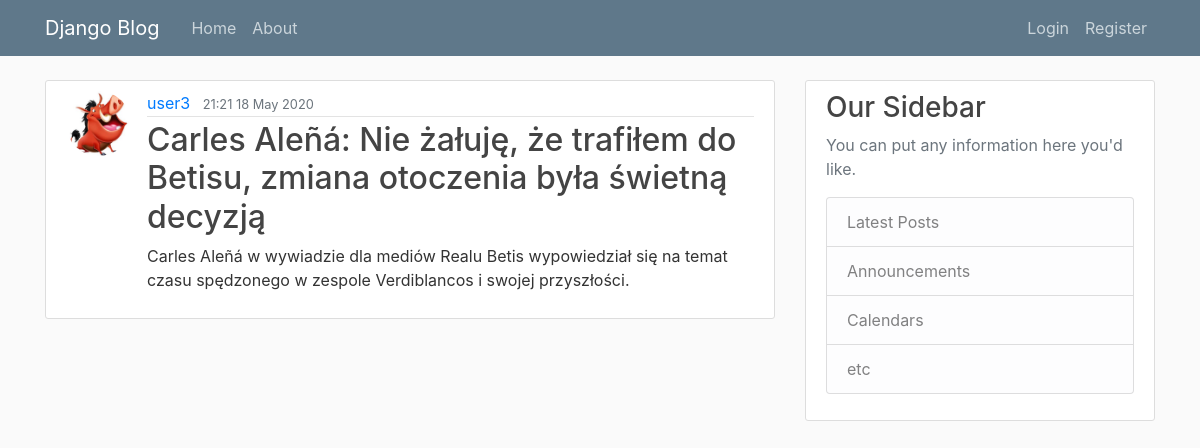
Screenshot of /blog/post/33/ with the database file from the repository.
### blog/models.py (models this page shows, shortened)
class Post (models.Model):
	title = models.CharField(max_length=100)
	content = models.TextField()
	date_posted = models.DateTimeField(default=timezone.now)
	author = models.ForeignKey(User, on_delete=models.CASCADE)

### users/models.py (models this page shows, shortened)
class Profile(models.Model):
    user = models.OneToOneField(User, on_delete=models.CASCADE)
    image = models.ImageField(default='default.jpg', upload_to='profile_pics')

### blog/views.py (the view)
# urls.py: path('post/<int:pk>/', PostDetailView.as_view(), name='post-detail'),
class PostDetailView(DetailView):
    model = Post

### blog/templates/blog/post_detail.html (shortened to what this page needs)
{% extends 'blog/base.html' %}
{% block content %}
	<article class="media content-section">
		<img class = "rounded-circle article-img" src=" {{ object.author.profile.image.url }} ">
	  <div class="media-body">
	    <div class="article-metadata">
	      <a class="mr-2" href="{% url 'user-posts' object.author.username %}">{{ object.author }}</a>
	      <small class="text-muted">{{ object.date_posted|date:"G:i  d F Y" }}</small>
	    </div>
	    <h2 class="article-title" >{{ object.title }}</h2>
	    <p class="article-content">{{ object.content }}</p>
	  </div>
	</article>
{% endblock %}

### blog/static/blog/main.css (style rules this page uses)
body { background: #fafafa; color: #333333; margin-top: 5rem; }
h1, h2, h3, h4, h5, h6 { color: #444444; }
.content-section { background: #ffffff; padding: 10px 20px; border: 1px solid #dddddd; border-radius: 3px; margin-bottom: 20px; }
.article-title { color: #444444; }
.article-content { white-space: pre-line; }
.article-img { height: 65px; width: 65px; margin-right: 16px; }
.article-metadata { padding-bottom: 1px; margin-bottom: 4px; border-bottom: 1px solid #e3e3e3 }

### rows the page displays
Post: author.profile.image (picture), author "user3", date_posted "21:21 18 May 2020", title "Carles Aleñá: Nie żałuję, że trafiłem do Betisu, zmiana otoczenia była świetną decyzją", content "Carles Aleñá w wywiadzie dla mediów Realu Betis wypowiedział się na temat czasu spędzonego w zespole Verdiblancos i swojej przyszłości."
